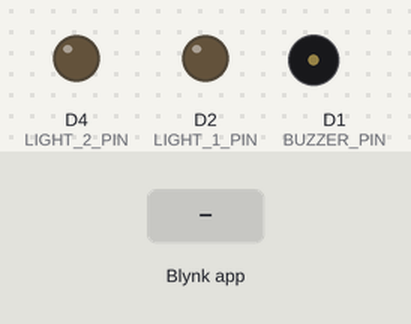
A sketch run on a simulated ESP8266 (NodeMCU). Parts: output pins drawn as LEDs (lit = HIGH), buzzer (waves = sounding, pin HIGH). The inputs (shaded band) are chosen by the test bench. WiFi joins after 1.5 s; servers stay silent unless stated.

Above: at 3.0 s.
3.1 s: Blynk app writes 1 to V2
At 4.0 s:
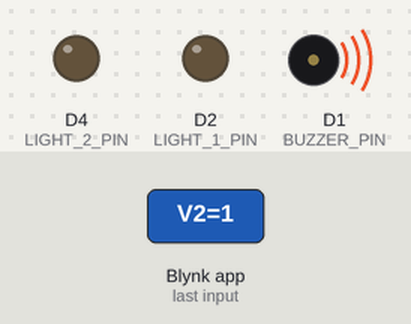
4.6 s: Blynk app writes 1 to V0
At 5.2 s:
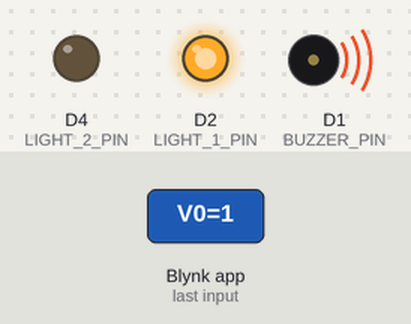
6.1 s: Blynk app writes 0 to V2
At 7.3 s:
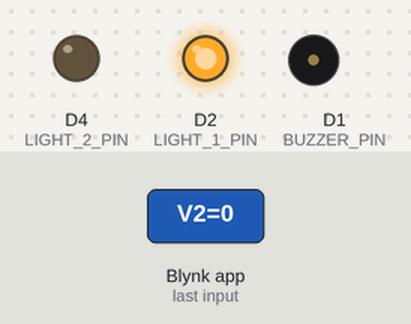
7.6 s: Blynk app writes 1 to V1
At 8.7 s:
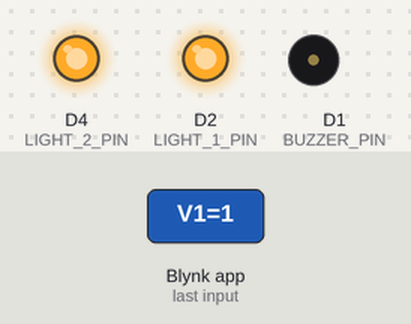
9.1 s: Blynk app writes 200 to V2
At 9.8 s:
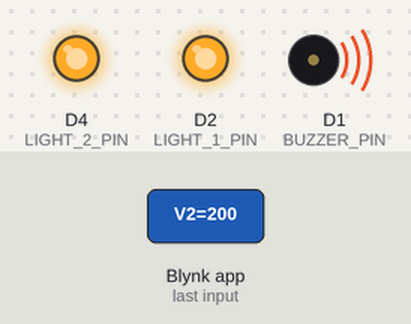
10.6 s: Blynk app writes 0 to V0
At 11.0 s:
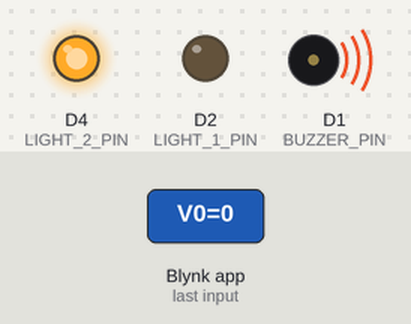
Timing chart, 0 to 13.1 s (numbered marks = the images above; inputs shaded):
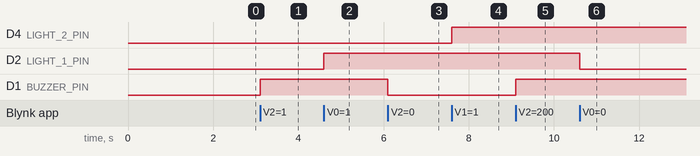

The sketch:

HomeAutomationSystem.ino
```cpp
#include <ESP8266WiFi.h>
#include <BlynkSimpleEsp8266.h>

// Replace with your network credentials
char auth[] = "9PGEuxzC4Z12rbbe6kvybJzFyogJMvJe";
char ssid[] = "NotFound";
char pass[] = "sixarmy0123";

// Pin mapping
#define BUZZER_PIN D1
#define LIGHT_1_PIN D2
#define LIGHT_2_PIN D4

void setup() {
  Serial.begin(115200);
  Blynk.begin(auth, ssid, pass);

  pinMode(BUZZER_PIN, OUTPUT);
  pinMode(LIGHT_1_PIN, OUTPUT);
  pinMode(LIGHT_2_PIN, OUTPUT);

  digitalWrite(BUZZER_PIN, LOW);
  digitalWrite(LIGHT_1_PIN, LOW);
  digitalWrite(LIGHT_2_PIN, LOW);
}

BLYNK_WRITE(V2) {
  int buzzerState = param.asInt();
  digitalWrite(BUZZER_PIN, buzzerState);
}

BLYNK_WRITE(V0) {
  int light1State = param.asInt();
  digitalWrite(LIGHT_1_PIN, light1State);
}

BLYNK_WRITE(V1) {
  int light2State = param.asInt();
  digitalWrite(LIGHT_2_PIN, light2State);
}

void loop() {
  Blynk.run();
}
```

Measured:
- after the input at 3.1 s, D1 (BUZZER_PIN): LOW → HIGH at once
- after the input at 4.6 s, D2 (LIGHT_1_PIN): LOW → HIGH at once
- after the input at 6.1 s, D1 (BUZZER_PIN): HIGH → LOW at once
- after the input at 7.6 s, D4 (LIGHT_2_PIN): LOW → HIGH at once
- after the input at 9.1 s, D1 (BUZZER_PIN): LOW → HIGH at once
- after the input at 10.6 s, D2 (LIGHT_1_PIN): HIGH → LOW at once
